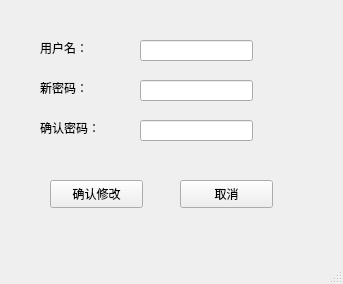
<?xml version="1.0" encoding="UTF-8"?>
<ui version="4.0">
 <class>findback_password</class>
 <widget class="QMainWindow" name="findback_password">
  <property name="geometry">
   <rect>
    <x>0</x>
    <y>0</y>
    <width>343</width>
    <height>284</height>
   </rect>
  </property>
  <property name="windowTitle">
   <string>MainWindow</string>
  </property>
  <widget class="QWidget" name="centralwidget">
   <widget class="QPushButton" name="confirm_Button">
    <property name="geometry">
     <rect>
      <x>50</x>
      <y>180</y>
      <width>93</width>
      <height>28</height>
     </rect>
    </property>
    <property name="text">
     <string>确认修改</string>
    </property>
   </widget>
   <widget class="QLabel" name="label">
    <property name="geometry">
     <rect>
      <x>40</x>
      <y>40</y>
      <width>72</width>
      <height>15</height>
     </rect>
    </property>
    <property name="text">
     <string>用户名：</string>
    </property>
   </widget>
   <widget class="QLabel" name="label_2">
    <property name="geometry">
     <rect>
      <x>40</x>
      <y>80</y>
      <width>72</width>
      <height>15</height>
     </rect>
    </property>
    <property name="text">
     <string>新密码：</string>
    </property>
   </widget>
   <widget class="QLineEdit" name="username_Edit">
    <property name="geometry">
     <rect>
      <x>140</x>
      <y>40</y>
      <width>113</width>
      <height>21</height>
     </rect>
    </property>
   </widget>
   <widget class="QLineEdit" name="password_edit">
    <property name="geometry">
     <rect>
      <x>140</x>
      <y>80</y>
      <width>113</width>
      <height>21</height>
     </rect>
    </property>
   </widget>
   <widget class="QLabel" name="label_3">
    <property name="geometry">
     <rect>
      <x>40</x>
      <y>120</y>
      <width>72</width>
      <height>15</height>
     </rect>
    </property>
    <property name="text">
     <string>确认密码：</string>
    </property>
   </widget>
   <widget class="QLineEdit" name="confirm_password">
    <property name="geometry">
     <rect>
      <x>140</x>
      <y>120</y>
      <width>113</width>
      <height>21</height>
     </rect>
    </property>
   </widget>
   <widget class="QPushButton" name="cancel_Button">
    <property name="geometry">
     <rect>
      <x>180</x>
      <y>180</y>
      <width>93</width>
      <height>28</height>
     </rect>
    </property>
    <property name="text">
     <string>取消</string>
    </property>
   </widget>
  </widget>
  <widget class="QMenuBar" name="menubar">
   <property name="geometry">
    <rect>
     <x>0</x>
     <y>0</y>
     <width>343</width>
     <height>26</height>
    </rect>
   </property>
  </widget>
  <widget class="QStatusBar" name="statusbar"/>
 </widget>
 <resources/>
 <connections/>
</ui>
